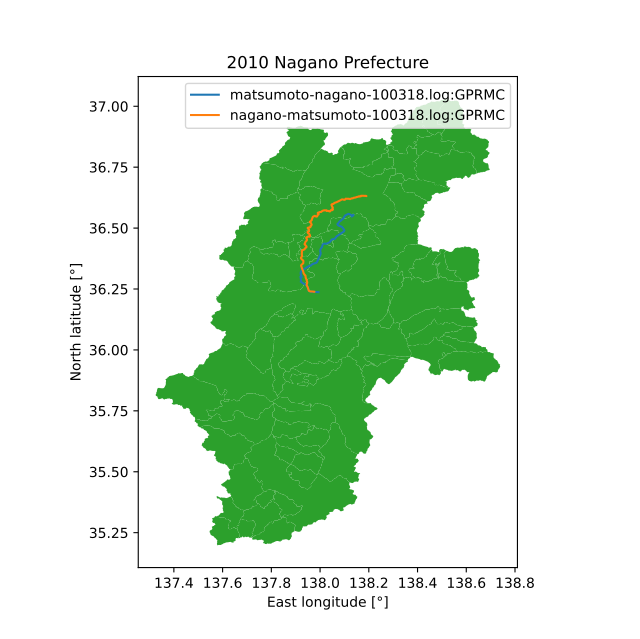

The Python source for this figure:
import matplotlib.pyplot as plt
import geopandas
''' 課題10の3
GPS受信器から出力されるデータから緯度・経度を抽出して、「横軸：経度、縦軸：緯度」のプロットを作ります。
また、背面にShapeファイルで指定した地図を表示します。

利用方法：
LOGSにNMEAフォーマットのGPRMCデータを含むログファイルを指定。
SHAPEにログの位置情報全体を含むShapeファイルを指定。
python3 q03.py

注意点：
ここではGPRMCのデータだけを抽出します。
北緯と南緯をまたいだり、東経と西経をまたいだりする移動のプロットはサポートしていません。
各都道府県・全国のShapeファイルは国土交通省が公開しています。
https://nlftp.mlit.go.jp/ksj/gml/datalist/KsjTmplt-N03-v3_0.html#prefecture20
デフォルトではログファイルと同じ2010年の長野県全体のデータを指定しています。
事前にpython3 -m pip install matplotlib geopandasを行う必要があります。
geopandasについては依存関係のパッケージが多いので環境を壊さないように、まずはvenvで試してみることをお勧めします。
'''
LOGS = ["matsumoto-nagano-100318.log", "nagano-matsumoto-100318.log"]
SHAPE = "N03-101001_20_GML/N03-10_20_101001.shp"

nagano = geopandas.read_file(SHAPE)
nagano.plot(color="tab:green")
longitudes = {}
latitudes = {}
for logfile in LOGS:
    longitudes[logfile] = []
    latitudes[logfile] = []
    with open(logfile) as f:
        for line in f:
            if "$GPRMC" in line:
                gprmc = line.split(',')
                # 経度
                west_or_east = gprmc[6]
                longitude_dddmm_mmmm = float(gprmc[5])
                longitude_ddd = int(longitude_dddmm_mmmm/100)
                longitude = longitude_ddd + \
                    (longitude_dddmm_mmmm-longitude_ddd*100)/60
                longitudes[logfile].append(longitude)
                # 緯度
                north_or_sourth = gprmc[4]
                latitude_dddmm_mmmm = float(gprmc[3])
                latitude_ddd = int(latitude_dddmm_mmmm/100)
                latitude = latitude_ddd + \
                    (latitude_dddmm_mmmm-latitude_ddd*100)/60
                latitudes[logfile].append(latitude)
    plt.plot(longitudes[logfile], latitudes[logfile],
             label=logfile+":GPRMC")
plt.title("2010 Nagano Prefecture")
plt.legend()
if west_or_east == 'W':
    plt.xlabel("West longitude [°]")
elif west_or_east == 'E':
    plt.xlabel("East longitude [°]")
if north_or_sourth == 'N':
    plt.ylabel("North latitude [°]")
elif north_or_sourth == 'S':
    plt.ylabel("South latitude [°]")
plt.show()
